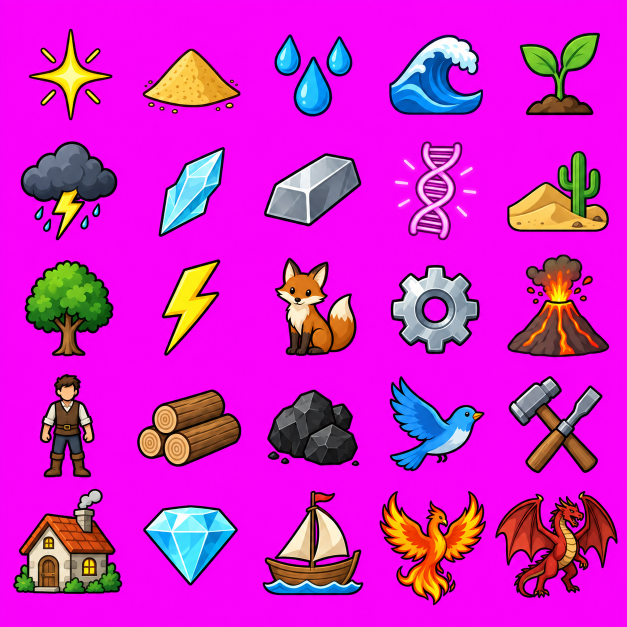
#> input picture tools/sheets/batch-5x5.png, 1254 x 1254 px (shown at 1/2 size)
$ python slice-sheet.py sheets/batch-5x5.png sheets/batch-5x5.png out
#> lines starting #> are read from the running program, lines starting #| are printed output that depends on the picture; after the words box and inside, x2 and y2 are one past the last pixel; in counts of white or black regions, pixels touching at a corner belong together
#!/usr/bin/env python3
"""Slice one generated grid sheet into per-element sprite PNGs.

    tools/slice-sheet.py sheet.png energy,sand,rain,...     # names in reading order

Generating N icons in a single grid image is much faster than N separate
calls and keeps the art style consistent, because every icon is drawn in one
pass.

sprite-gen's own `slice-sheet` pads each cell into a fixed standing-figure
shape, which clips square icons — so this cuts on the sheet's real content
bands instead: it finds where the rows and columns of artwork actually are
rather than assuming a perfectly even grid, which generators rarely produce.

Run with sprite-gen's venv python (it has Pillow and NumPy):
    ~/.claude/skills/sprite-gen/.venv/bin/python3 tools/slice-sheet.py ...
"""
import sys
from pathlib import Path

from PIL import Image
import numpy as np

MAX_PX = 160  # icons never display larger than this
PAD = 6       # keep a few px around each cell so outlines are not shaved


def content_bands(occupied: np.ndarray, expected: int) -> list[tuple[int, int]]:
    """Split a 1-D occupancy profile into the `expected` widest runs of content."""
    runs: list[tuple[int, int]] = []
    start = None
    for i, filled in enumerate(occupied):
        if filled and start is None:
            start = i
        elif not filled and start is not None:
            runs.append((start, i))
            start = None
    if start is not None:
        runs.append((start, len(occupied)))
    runs.sort(key=lambda r: r[1] - r[0], reverse=True)
    return sorted(runs[:expected])


def main() -> int:
    if len(sys.argv) < 3:
        print(__doc__)
        return 2

    sheet_path = Path(sys.argv[1])
    names = [n.strip() for n in sys.argv[2].split(",") if n.strip()]
    out_dir = Path(sys.argv[3]) if len(sys.argv) > 3 else Path("public/sprites")
    out_dir.mkdir(parents=True, exist_ok=True)

    cols = int(len(names) ** 0.5)
    if cols * cols != len(names):
        print(f"error: {len(names)} names is not a square grid", file=sys.stderr)
        return 1
    rows = cols

    src = Image.open(sheet_path).convert("RGBA")
    arr = np.array(src).astype(int)
    w, h = src.size
#> w = 1254; h = 1254

    # Key out the magenta backdrop. Match on "red and blue high, green low"
    # rather than an exact colour — the generator's magenta varies per image.
    r, g, b = arr[:, :, 0], arr[:, :, 1], arr[:, :, 2]
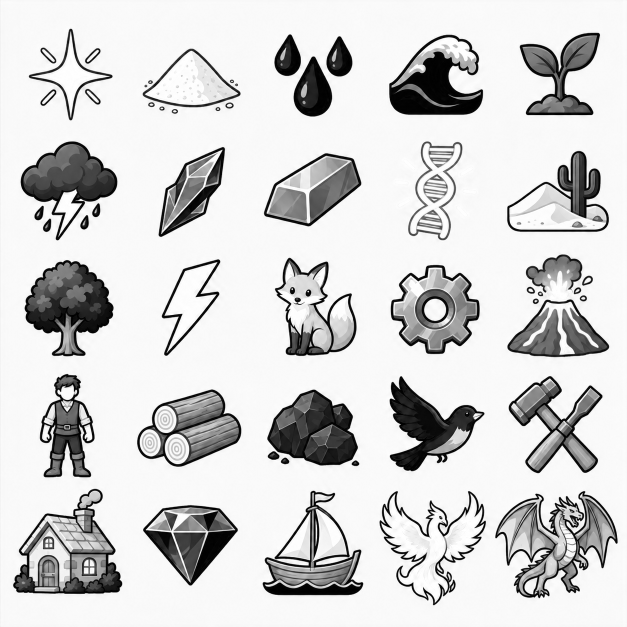
#> r: shape (1254, 1254) int64 (shown at 1/2 size); min 0, max 255, mean 210.2
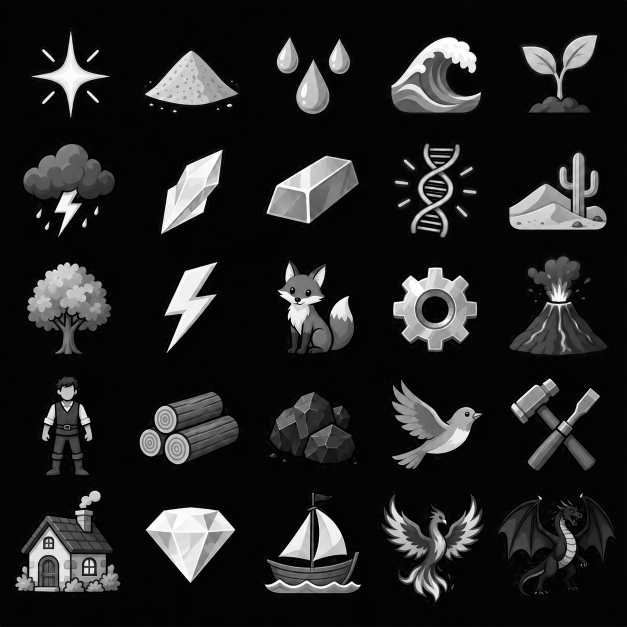
#> g: shape (1254, 1254) int64 (shown at 1/2 size); min 0, max 255, mean 33.9
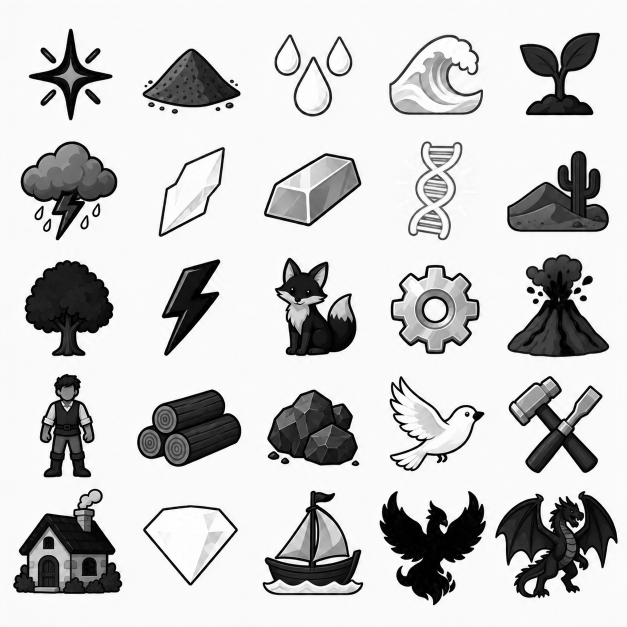
#> b: shape (1254, 1254) int64 (shown at 1/2 size); min 0, max 255, mean 202.1
    foreground = ~((r > 150) & (b > 150) & (g < 120) & (abs(r - b) < 90))
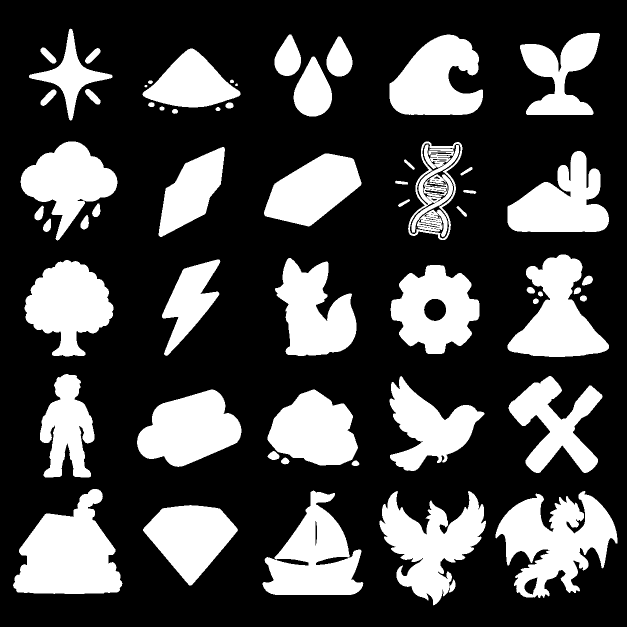
#> foreground: shape (1254, 1254) bool (shown at 1/2 size); 28.9% white; 62 white regions (1 under 20 px), largest, box (x1, y1, x2, y2) and area: (26, 978, 245, 1188) 28772, (991, 982, 1235, 1196) 28387, (759, 982, 972, 1211) 23943

    row_bands = content_bands(foreground.any(axis=1), rows)
#> the loop in content_bands, `for i, filled in enumerate(occupied):` made 1254 passes
#> filled on passes 1 to 12: False, False, False, False, False, False, False, False, False, False, False, False
#> after the loop in content_bands, `for i, filled in enumerate(occupied):`: runs = [(57, 241), (283, 481), (509, 714), (748, 955), (978, 1211)]
#> row_bands = [(978, 1211)]
    col_bands = content_bands(foreground.any(axis=0), cols)
#> the loop in content_bands (call 2), `for i, filled in enumerate(occupied):` made 1254 passes
#> col_bands = [(991, 1235)]
    if len(row_bands) != rows or len(col_bands) != cols:
        print(
            f"error: expected a {cols}x{rows} grid but found "
            f"{len(col_bands)}x{len(row_bands)} bands of artwork",
            file=sys.stderr,
        )
        return 1

    rgba = np.array(src).copy()
    rgba[:, :, 3] = np.where(foreground, 255, 0)
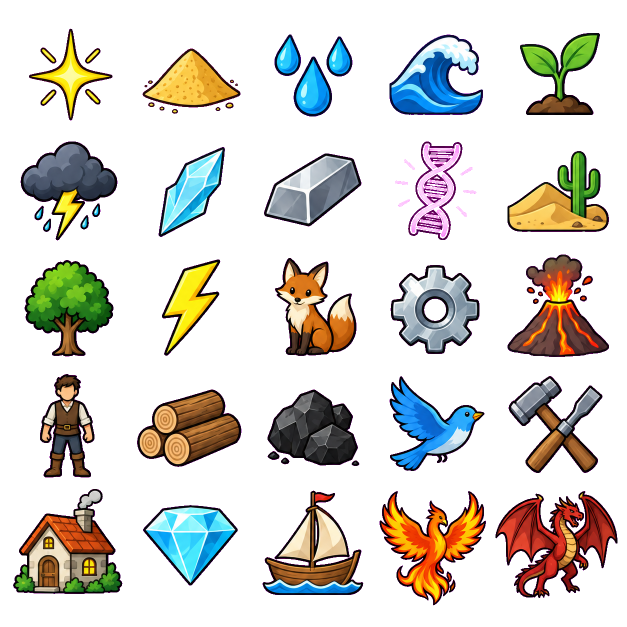
#> rgba: shape (1254, 1254, 4) (shown at 1/2 size); mean R, G, B, A 210.2, 33.9, 202.1, 73.7; transparent parts drawn white
    keyed = Image.fromarray(rgba)

    clipped = []
    for i, name in enumerate(names):
        y0, y1 = row_bands[i // cols]
        x0, x1 = col_bands[i % cols]
        cell = keyed.crop((max(0, x0 - PAD), max(0, y0 - PAD), min(w, x1 + PAD), min(h, y1 + PAD)))
        bbox = cell.getbbox()
        if bbox is None:
            print(f"  EMPTY  {name}", file=sys.stderr)
            continue
        # Artwork touching the cell wall means the grid is misaligned and the
        # icon is cut — worth reporting rather than silently shipping.
        cw, ch = cell.size
        if bbox[0] <= 1 or bbox[1] <= 1 or bbox[2] >= cw - 1 or bbox[3] >= ch - 1:
            clipped.append(name)
        cell = cell.crop(bbox)
        cell.thumbnail((MAX_PX, MAX_PX), Image.LANCZOS)
        dest = out_dir / f"{name}.png"
        cell.save(dest, optimize=True)
        print(f"  ok     {name} -> {dest} ({dest.stat().st_size // 1024} KB)")
#> this loop made 1 pass
#> (y0, y1, x0, x1, bbox) on pass 1: (978, 1211, 991, 1235, (6, 10, 250, 224))
#> pass 1, in main, `cell = keyed.crop((max(0, x0 - PAD), max(0, y0 - PAD), min(w, x1 + PAD..`:
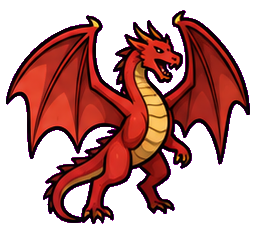
#> cell: PIL image 256x245 RGBA; mean R, G, B, A 193.2, 17.9, 147.7, 115.4; transparent parts drawn white
#> pass 1, in main, `cell.save(dest, optimize=True)`:
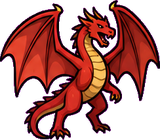
#> saved as batch-5x5.png.png: PIL image 160x140 RGBA; mean R, G, B, A 77, 19.1, 21.9, 138.6; transparent parts drawn white
#> after the loop, clipped = []

    if clipped:
        print(f"\nWARNING: possibly clipped: {', '.join(clipped)}", file=sys.stderr)
        return 1
    print(f"\nsliced {len(names)} sprites into {out_dir}")
    return 0


if __name__ == "__main__":
#> (the run stopped early here; a loop or call above may not have finished)
